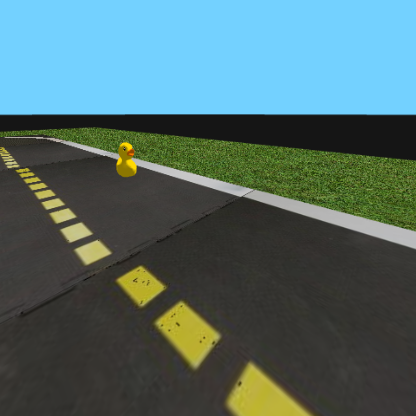
#> input picture object-detection/assets/images/duckie_not_seg.png, 416 x 416 px
$ jupyter execute --allow-errors setup.ipynb   (shell and % lines are left out)
#> lines starting #> are read from the running program, lines starting #| are printed output that depends on the picture; after the words box and inside, x2 and y2 are one past the last pixel; in counts of white or black regions, pixels touching at a corner belong together
### object-detection/packages/solution/setup_activity.py
DATASET_DIR = "/code/object-detection/assets/duckietown_object_detection_dataset"
IMAGE_SIZE = 416
# this is the percentage of real data that will go into the training set (as opposed to the testing set)
REAL_TRAIN_TEST_SPLIT_PERCENTAGE = 0.8

import cv2
import numpy as np

mapping = {
    "house": "3deb34",
    "bus": "ebd334",
    "truck": "961fad",
    "duckie": "cfa923",
    "cone": "ffa600",
    "floor": "000000",
    "grass": "000000",
    "barrier": "000099"
}
mapping = {key: [int(h[i:i + 2], 16) for i in (0, 2, 4)] for key, h in mapping.items()}


def segmented_image_one_class(segmented_img, class_name):
    mask = np.all(segmented_img == mapping[class_name], axis=-1)
    return mask


def find_all_bboxes(mask):
    gray = mask.astype("uint8")
    gray[mask == True] = 255
    gray[mask == False] = 0
    contours, hierarchy = cv2.findContours(gray, cv2.RETR_TREE, cv2.CHAIN_APPROX_SIMPLE)[-2:]
    boxes = []
    for index, cnt in enumerate(contours):
        if hierarchy[0, index, 3] != -1:
            continue
        x, y, w, h = cv2.boundingRect(cnt)
        boxes.append([x, y, w + x, h + y])
    boxes = np.array(boxes)
    return boxes


def find_all_boxes_and_classes(segmented_img):
    classes = ["duckie", "cone", "truck", "bus"]
    all_boxes = []
    all_classes = []
    for i, class_name in enumerate(classes):
        mask = segmented_image_one_class(segmented_img, class_name)
        boxes = find_all_bboxes(mask)
        all_boxes.extend(list(boxes))
        classes = np.array([i] * boxes.shape[0])
        all_classes.extend(list(classes))
    return all_boxes, all_classes

### object-detection/notebooks/02-Setup-Data-Collection/setup.ipynb
<p style="text-align: center">

</p>

# Object Detection

Machine-learned object detection models can be extremely useful. They are faster and often more reliable than traditional computer vision models. Additionally, we can use pretrained model weights to cut down immensely on training time.

Here's an example of what an object detector might output:

<iframe width="800" height="500"
src="https://www.youtube.com/embed/3jD02dxL6gg"
frameborder="0"
allow="accelerometer; autoplay; encrypted-media; gyroscope; picture-in-picture"
allowfullscreen
style="margin: auto; display: block"></iframe>

In this exercise, you will create your own Duckietown object detection dataset. You will learn about the general structure such a dataset should follow. You will train the object detection model on that dataset ([in a subsequent notebook](../03-Training/training.ipynb). Finally, you will integrate the model into a ROS node and test the integration ([in the last notebook](../04-Integration/integration.ipynb), so that your Duckiebot knows how to recognize duckie pedestrians (and thus avoid them). You can test your object detector in simulation and on your real Duckiebot.

### Steps:

1. Setup
2. Investigation
3. Data collection
4. Training
5. Integration

## 1. Setup

First, we need some global variables. These allow you to change the directory where we store the data you will need. You can also change the image size to reflect what your final model uses, but you can worry about that later.

[cell 1]
DATASET_DIR="/code/object-detection/assets/duckietown_object_detection_dataset"
IMAGE_SIZE = 416
# this is the percentage of real data that will go into the training set (as opposed to the testing set)
REAL_TRAIN_TEST_SPLIT_PERCENTAGE = 0.8

While you will build your own dataset with simulated images in part 2, it would be unreasonable to ask you to build your own dataset of real images. Run the cell below to download a dataset of pre-labelled real images.

[cell 2]
from utils.misc import runp

# download dataset
#> (the rest of this cell did not finish here and is left out)

These real-world images are not the right size. Run the cell bellow to resize them (and resize the associated bounding boxes accordingly).

[cell 3]
import json
import os
import cv2
import numpy as np
from tqdm import tqdm
from utils.misc import xminyminxmaxymax2xywfnormalized, train_test_split, makedirs, runp

#> (the rest of this cell did not finish here and is left out)

[cell 4]
npz_index = 0

all_image_names = []

def save_img(img, boxes, classes):
    global npz_index
    cv2.imwrite(f"{DATASET_DIR}/images/real_{npz_index}.jpg", img)
    with open(f"{DATASET_DIR}/labels/real_{npz_index}.txt", "w") as f:
        for i in range(len(boxes)):
            f.write(f"{classes[i]} "+" ".join(map(str,boxes[i]))+"\n")
    npz_index += 1
    all_image_names.append(f"real_{npz_index}")

#> (the rest of this cell did not finish here and is left out)

Once that's done, you're all set! We'll explain how the code above worked as you continue through this notebook.

## 2. Investigation

What does an object detection dataset look like? Clearly, the specifics will depend on the convention used by specific models, but the general idea is intuitive:

- We need an image
- This image might have many bounding boxes in it, so we need some sort of list of coordinates
- These bounding boxes must be associated with a class

How are the bounding boxes defined?

Some conventions use `x_min y_min width height`, whereas others use `x_min y_min x_max y_max`, and others use `x_center y_center width height`. In this exercise, the model we recommend ([YoloV5](https://github.com/Velythyl/yolov5)) uses `x_center y_center width height`.

And how do we actually obtain these bounding boxes? In real-life applications, you would need to label a dataset of images by hand. But if you have access to a simulator that is able to segment images, you could obtain the bounding boxes directly from the segmented images.

If you take a look at Pytorch's object detection [tutorial](https://pytorch.org/tutorials/intermediate/torchvision_tutorial.html), that is similar to what they do. While their images were segmented by hand, the tutorial uses the same technique that we will use here to obtain the bounding boxes. Their images look like this:

And they simply calculate the min and max x and y coordinates of the segmented objects to obtain the bounding box.

We will use the segmented mode in the Duckietown simulator to compute the bounding boxes of non-segmented images.

#### What we want to detect

The goal of this exercise is to make Duckietown safer: we want to be able to detect duckie pedestrians on the road and avoid squishing them. We also want to detect trucks, buses, and cones. Here is the complete list, along with their corresponding IDs:

| Object    | ID    |
| ---       | ---   |
| Duckie    | 0     |
| Cone      | 1     |
| Truck     | 2     |
| Bus       | 3     |

## 3. Data collection

### Tool and Format

We are going to supplement the data from the real dataset that we already downloaded with data automatically *generated from the simulator*.  The script we will use for this is the [data_collection.py](../../packages/utils/data_collection.py) file. You can edit the file in order to change the some parameters on what to generate, e.g. the number of images generated, which maps to be used by the simulator. More parameters (with description) can be found in the file, under the comment line:

The purpose of the [data_collection.py](../../packages/utils/data_collection.py) script is to automatically generate data for you from the simulator.
In the rest of this activity we will walk step by step through the process.

Of course, your dataset's format depends heavily on your model. If you want to use the [YoloV5](https://github.com/duckietown/yolov5) model that we suggest, you should closely follow their [guide on how to train using custom data](https://github.com/ultralytics/yolov5/wiki/Train-Custom-Data). Your data should follow the following directory structure:

The dataset is called `duckietown_object_detection_dataset` and is stored inside the `assets/` directory of this learning experience.
We have created two subdirectories in that folder: `train` and `val`. Both these directories should contain two subdirectories, `images` and `labels`. Inside `images`, you must place your images, and inside `labels`, you must place the images' bounding boxes data. Notice that the label files use the same name as their corresponding image files but with a different extension. In other words, the data for `0.jpg` can be found in `0.txt`.

The format for the label files is fairly simple. For each bounding box in the corresponding image, write a row of the form `class x_center y_center width height`. Keep in mind that the pixel data must be 0-to-1 normalized (i.e., you can calculate the usual `x_center y_center width height` in pixel space and divide by the image's size). For example,

    0 0.5 0.5 0.2 0.2
    1 0.60 0.70 0.4 0.2

this says "there is a duckie (class 0) centered in the image, whose width and height are 20% of the image's. There is also a cone (class 1) whose center is at 60% of the image's maximal x value and 70% of the image's maximal y value, and its width is 40% of the image's own while its height is 20%."

Again, it is recommended that you read the guide posted on YoloV5's GitHub: [guide on how to train using custom data](https://github.com/ultralytics/yolov5/wiki/Train-Custom-Data).

### Running data collection

After you're done editing the [data_collection.py](../../packages/utils/data_collection.py) file, we will need to run it against the simulator.
We will do that through this activity's virtual desktop environment. (Run the following 2 commands from the root directory of this activity)

* First, let's prepare the environment for this activity to run in.

    ```shell
    dts code build
    ```

* Then, access this activity's virtual desktop (also known and referred to as `VNC`) by ,

    ```shell
    dts code workbench --simulation --launcher data-collection
    ```

* Open the VNC with the URL that you see on screen, among the terminal logs
    * Cmd/Ctrl + Click on the link, or
    * Copy-paste the link to your browser address bar
    * The link looks like this:


Then, click the "Data Collection" icon on the desktop.
This will run your [data_collection.py](../../packages/utils/data_collection.py) script file.

You will see a simulator view and the agent moving while collecting images. The process will load different maps and randomize time of day, starting location and heading and other aspects of the environment. Wait until the simulator view window and the terminal terminate and close automatically.

* This is what you should expect to see. The collection progress is shown in the terminal. The image view shows the segmented scene, while we save the original image for training (see next section).


Later, if you edit the script again in this editor, you need to close the "Data Collection" application and click on the icon again for the changes to have an effect. Also, remove the images in `assets/duckietown_object_detection_dataset/[train|val]/images` folders, which do NOT start with `real_`.

Once satisfied, you can close the VNC browser tab and terminate the `dts code workbench` command above by pressing Ctrl-C in your terminal.

### Data generation/collection procedure explained

In this section, we take some sample images and illustrate how the data collection script generates labels for the data from our simulator.

#### 1. Take the segmented image (this is provided to you by the simulator's rendering engine)

[cell 5]
from PIL import Image
import numpy as np
import cv2
import matplotlib.pyplot as plt
mapping = {
    "house": "3deb34",
    "bus": "ebd334",
    "truck": "961fad",
    "duckie": "cfa923",
    "cone": "ffa600",
    "floor": "000000",
    "grass": "000000",
    "barrier": "000099"
}
mapping = {
    key:
        [int(h[i:i+2], 16) for i in (0,2,4)]
    for key, h in mapping.items()
}

[cell 6]
# Feel free to experiment with a few other files in the images folder. All of the original/segmented pairs are labeled as *_not_seg and *_seg
obs = np.asarray(Image.open('../../assets/images/duckie_not_seg.png'))
#> obs is the input picture: shape (416, 416, 3); mean R, G, B 80.4, 107.4, 107.1
obs_seg = np.asarray(Image.open('../../assets/images/duckie_seg.png'))
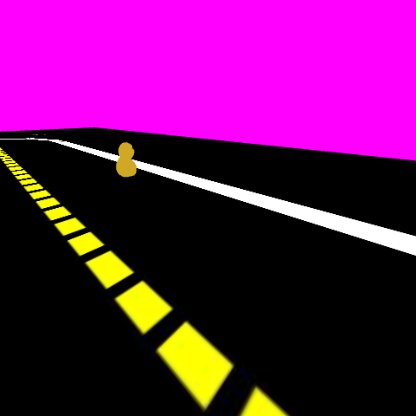
#> input picture object-detection/solution/images/duckie_seg.png, 416 x 416 px, found by its file name
#> obs_seg is the input picture: shape (416, 416, 3); mean R, G, B 105.1, 18.7, 93.2
# define the mapping from objects to colours

[cell 7]
plt.imshow(obs)

[cell 8]
plt.imshow(obs_seg)

#### 2. Remove colors we are not interested in

The function below removes all colors that do not match the given class name.
We use this to isolate the objects of interest by isolating their respective color first.

[cell 9]
from solution.setup_activity import segmented_image_one_class

Let's test it out by removing everything that is not a duckie in the image above.

[cell 10]
duckie_masked_image = segmented_image_one_class(np.asarray(obs_seg),"duckie")
#> in segmented_image_one_class, `mask = np.all(segmented_img == mapping[class_name], axis=-1)`:
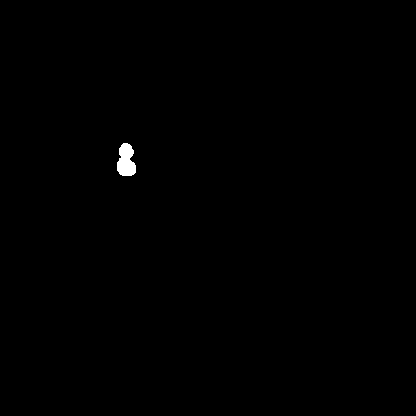
#> mask: shape (416, 416) bool; 0.27% white; 1 white region, box (x1, y1, x2, y2) and area: (117, 143, 136, 176) 471
plt.imshow(duckie_masked_image)

#### 3. Find bounding boxes around each unique instance within the image

The function below isolates the object by finding the contours of the colored blob in the image above.

This results in the bounding box around the object.

[cell 11]
from solution.setup_activity import find_all_bboxes

The function below takes the original image and computed bounding boxes and superimposes the bounding boxes to the image.

[cell 12]
def show_image_with_boxes(img, boxes):
    import matplotlib.patches as patches
    fig, ax = plt.subplots()
    ax.imshow(img)
    for box in boxes:
        rect = patches.Rectangle((box[0], box[2]), box[1]-box[0], box[3]-box[2], linewidth=1, edgecolor='w', facecolor='none')
        ax.add_patch(rect)
    plt.show()

Let's test these functions out on the image above.

[cell 13]
boxes = find_all_bboxes(duckie_masked_image)
#> in find_all_bboxes, `gray[mask == True] = 255`:
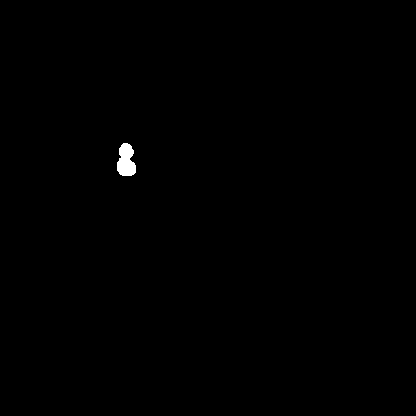
#> gray: shape (416, 416); 0.27% white; 1 white region
#> in find_all_bboxes, `contours, hierarchy = cv2.findContours(gray, cv2.RETR_TREE, cv2.CHAIN_..`: contours = 1 contour; box (x1, y1, x2, y2) and area: (117, 143, 136, 176) 429
#> the loop in find_all_bboxes, `for index, cnt in enumerate(contours):` made 1 pass
#> (x, y, w, h) on pass 1: (117, 143, 19, 33)
#> after the loop in find_all_bboxes, `for index, cnt in enumerate(contours):`: boxes = [[117, 143, 136, 176]]
#> boxes = [[117, 143, 136, 176]]
show_image_with_boxes(obs,boxes)
#> the loop in show_image_with_boxes, `for box in boxes:` made 1 pass
#> in show_image_with_boxes, `plt.show()`:
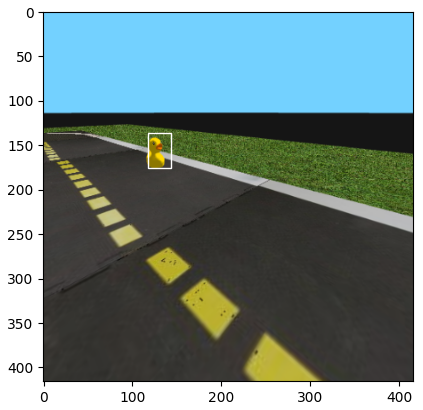
#> figure drawn by matplotlib, 1 panel

#### 4. Let's do that but for all classes

[cell 14]
from solution.setup_activity import find_all_boxes_and_classes

[cell 15]
all_boxes, all_classes = find_all_boxes_and_classes(obs_seg)
#> the loop in find_all_boxes_and_classes, `for i, class_name in enumerate(classes):` made 4 passes
#> after the loop in find_all_boxes_and_classes, `for i, class_name in enumerate(classes):`: all_classes = [0]
#> all_boxes = [[117, 143, 136, 176]]; all_classes = [0]
show_image_with_boxes(obs, all_boxes)
#> the loop in show_image_with_boxes (call 2), `for box in boxes:` made 1 pass
